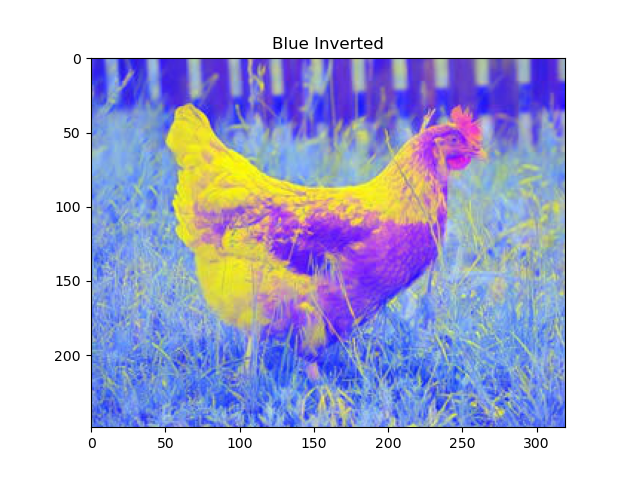
#> input picture examples/chicken_blue_inverted.png, 640 x 480 px
$ python main.py
#> lines starting #> are read from the running program, lines starting #| are printed output that depends on the picture
### image_helpers.py
import copy

import numpy
import cv2
from skimage import io
import matplotlib.pyplot as plt
import matplotlib.image as mpimg


def get_image_pixels(image_url):
    """Returns a nested list of the pixels for the image located at image_url"""
    # Fetch the image
    image = io.imread(image_url)
    # Convert the Blue-Green-Red representation to Red-Green-Blue representation
    image2 = cv2.cvtColor(image, cv2.COLOR_BGR2RGB)
    # Get an array of pixels representing the image
    pixel_data = numpy.asarray(image2).tolist()
    for row in pixel_data:
        for pixel in row:
            pixel[0], pixel[2] = pixel[2], pixel[0]
    return pixel_data


def render_pixels(pixel_data, title=None):
    """Displays the image represented by pixel_data"""
    # Write the pixel_data to a local image file
    transformed_data = copy.deepcopy(pixel_data)
    for row in transformed_data:
        for pixel in row:
            pixel[0], pixel[2] = pixel[2], pixel[0]
    cv2.imwrite("rendered.jpg", numpy.array(transformed_data))
    # Display that image file
    image = mpimg.imread("rendered.jpg")
    plt.title(title)
    plt.imshow(image)
    plt.show()


### image_filters.py
import copy


def remove_red(pixel_data):
    """Sets all red channels to 0 in a list of pixels."""
    new_pixel_data = copy.deepcopy(pixel_data)
    for row in new_pixel_data:
        for pixel in row:
            pixel[0] = 0
    return new_pixel_data


def remove_green(pixel_data):
    """Sets all green channels to 0 in a list of pixels."""
    new_pixel_data = copy.deepcopy(pixel_data)
    for row in new_pixel_data:
        for pixel in row:
            pixel[1] = 0
    return new_pixel_data


def remove_blue(pixel_data):
    """Sets all blue channels to 0 in a list of pixels."""
    new_pixel_data = copy.deepcopy(pixel_data)
    for row in new_pixel_data:
        for pixel in row:
            pixel[2] = 0
    return new_pixel_data


def invert_red(pixel_data):
    """ Inverts the red channel in a list of pixels."""
    new_pixel_data = copy.deepcopy(pixel_data)
    for row in new_pixel_data:
        for pixel in row:
            pixel[0] = 255 - pixel[0]
    return new_pixel_data


def invert_green(pixel_data):
    """ Inverts the green channel in a list of pixels."""
    new_pixel_data = copy.deepcopy(pixel_data)
    for row in new_pixel_data:
        for pixel in row:
            pixel[1] = 255 - pixel[1]
    return new_pixel_data


def invert_blue(pixel_data):
    """ Inverts the blue channel in a list of pixels."""
    new_pixel_data = copy.deepcopy(pixel_data)
    for row in new_pixel_data:
        for pixel in row:
            pixel[2] = 255 - pixel[2]
    return new_pixel_data


def grayscale(pixel_data):
    """ Converts all the pixels in a pixel list to grayscale."""
    new_pixel_data = copy.deepcopy(pixel_data)
    for row in new_pixel_data:
        for pixel in row:
            sum_pixel = pixel[0] + pixel[1] + pixel[2]
            pixel[0] = round(sum_pixel / 3)
            pixel[1] = round(sum_pixel / 3)
            pixel[2] = round(sum_pixel / 3)
    return new_pixel_data


def flip_horizontal(pixel_data):
    """ Flips the pixels in the list so that the left-most become the right-most."""
    new_pixel_data = copy.deepcopy(pixel_data)
    for row in new_pixel_data:
        row.reverse()
    return new_pixel_data


def flip_vertical(pixel_data):
    """ Flips the pixels in the list so that the top-most become the bottom-most."""
    new_pixel_data = copy.deepcopy(pixel_data)
    new_pixel_data.reverse()
    return new_pixel_data

### main.py
import json
from image_helpers import get_image_pixels, render_pixels
from image_filters import remove_red, remove_green, remove_blue, invert_red, invert_green, invert_blue, grayscale, flip_horizontal, flip_vertical


def main():
    # Read the configuration file
    with open('config.json') as f:
#> (reads config.json from the repository)
        config = json.load(f)

    # Prompt the user for a new URL
    url = input('Enter the URL of the image to process: ')
#> the answer given: examples/chicken_blue_inverted.png

    # Update the URL value in the configuration file
    config['image']['url'] = url

    # Write the updated configuration file back to disk
    with open('config.json', 'w') as f:
        json.dump(config, f)

    # Use the functions above to fetch pixel data and render the original data
    pixel_data = get_image_pixels(url)
#> in get_image_pixels, image is the input picture: shape (480, 640, 4); mean R, G, B, A 185.9, 187.8, 218.9, 255
#> in get_image_pixels, `pixel_data = numpy.asarray(image2).tolist()`: pixel_data = 480 items
#> after the loop in get_image_pixels, `for row in pixel_data:`: pixel = [255, 255, 255]
#> pixel_data = 480 items
    render_pixels(pixel_data, 'Original')
#> after the loop in render_pixels, `for row in transformed_data:`: pixel = [255, 255, 255]

    # Render the color removed images
    render_pixels(remove_red(pixel_data), 'Red Removed')
#> in remove_red, `new_pixel_data = copy.deepcopy(pixel_data)`: new_pixel_data = 480 items
#> after the loop in remove_red, `for row in new_pixel_data:`: pixel = [0, 255, 255]
    render_pixels(remove_green(pixel_data), 'Green Removed')
#> in remove_green, `new_pixel_data = copy.deepcopy(pixel_data)`: new_pixel_data = 480 items
#> after the loop in remove_green, `for row in new_pixel_data:`: pixel = [255, 0, 255]
    render_pixels(remove_blue(pixel_data), 'Blue Removed')
#> in remove_blue, `new_pixel_data = copy.deepcopy(pixel_data)`: new_pixel_data = 480 items
#> after the loop in remove_blue, `for row in new_pixel_data:`: pixel = [255, 255, 0]

    # Render the inverted color images
    render_pixels(invert_red(pixel_data), 'Red Inverted')
#> in invert_red, `new_pixel_data = copy.deepcopy(pixel_data)`: new_pixel_data = 480 items
#> after the loop in invert_red, `for row in new_pixel_data:`: pixel = [0, 255, 255]
#> after the loop in render_pixels (call 5), `for row in transformed_data:`: pixel = [255, 255, 0]
#> in render_pixels (call 5), `image = mpimg.imread("rendered.jpg")`:
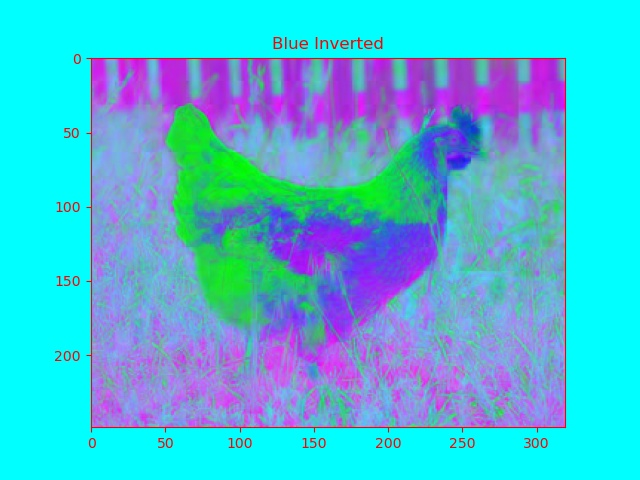
#> image: shape (480, 640, 3); mean R, G, B 69.2, 187.8, 218.8
    render_pixels(invert_green(pixel_data), 'Green Inverted')
#> in invert_green, `new_pixel_data = copy.deepcopy(pixel_data)`: new_pixel_data = 480 items
#> after the loop in invert_green, `for row in new_pixel_data:`: pixel = [255, 0, 255]
#> in render_pixels (call 6), `image = mpimg.imread("rendered.jpg")`:
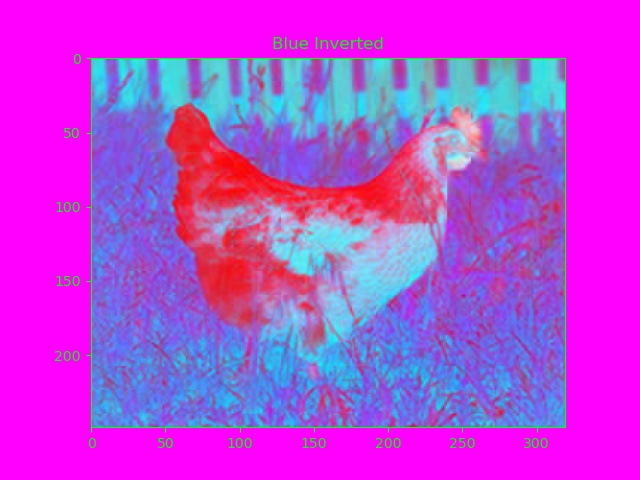
#> image: shape (480, 640, 3); mean R, G, B 185.9, 67.2, 218.4
    render_pixels(invert_blue(pixel_data), 'Blue Inverted')
#> in invert_blue, `new_pixel_data = copy.deepcopy(pixel_data)`: new_pixel_data = 480 items
#> after the loop in invert_blue, `for row in new_pixel_data:`: pixel = [255, 255, 0]
#> after the loop in render_pixels (call 7), `for row in transformed_data:`: pixel = [0, 255, 255]
#> in render_pixels (call 7), `image = mpimg.imread("rendered.jpg")`:
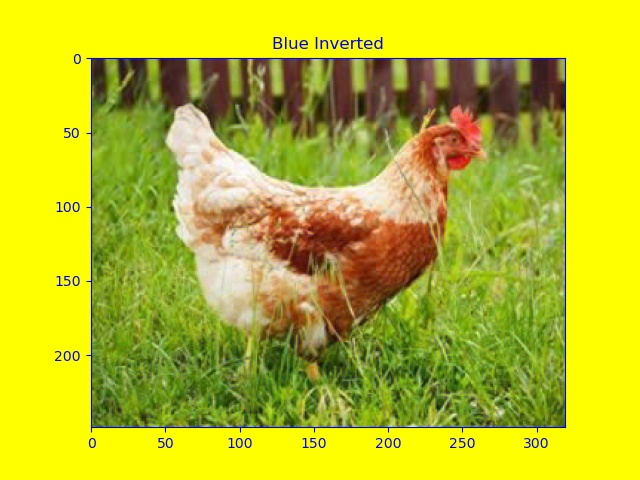
#> image: shape (480, 640, 3); mean R, G, B 185.9, 187.8, 36.2

    # Render the total inversion image
    render_pixels(invert_blue(invert_green(invert_red(pixel_data))), 'Total Inversion')

    # Render the grayscale image
    render_pixels(grayscale(pixel_data), 'Grayscale')
#> in grayscale, `new_pixel_data = copy.deepcopy(pixel_data)`: new_pixel_data = 480 items
#> after the loop in grayscale, `for row in new_pixel_data:`: pixel = [255, 255, 255]
#> in render_pixels (call 9), `cv2.imwrite("rendered.jpg", numpy.array(transformed_data))`:
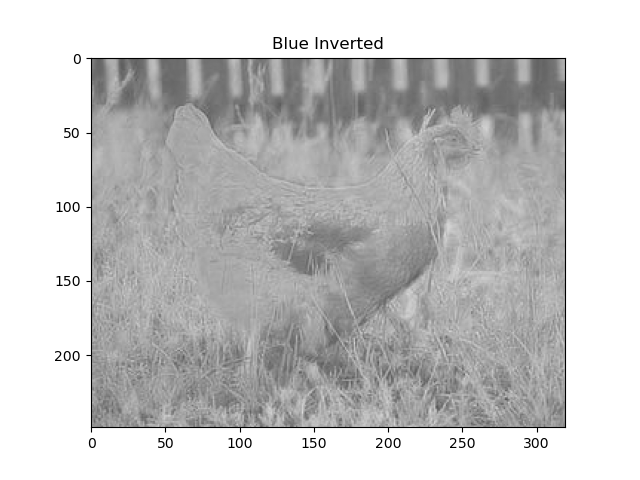
#> saved as rendered.jpg: shape (480, 640, 3); min 0, max 255, mean 197.5

    # Render the horizontal flip image
    render_pixels(flip_horizontal(pixel_data), 'Horizontal Flip')
#> in flip_horizontal, `new_pixel_data = copy.deepcopy(pixel_data)`: new_pixel_data = 480 items
#> in render_pixels (call 10), `cv2.imwrite("rendered.jpg", numpy.array(transformed_data))`:
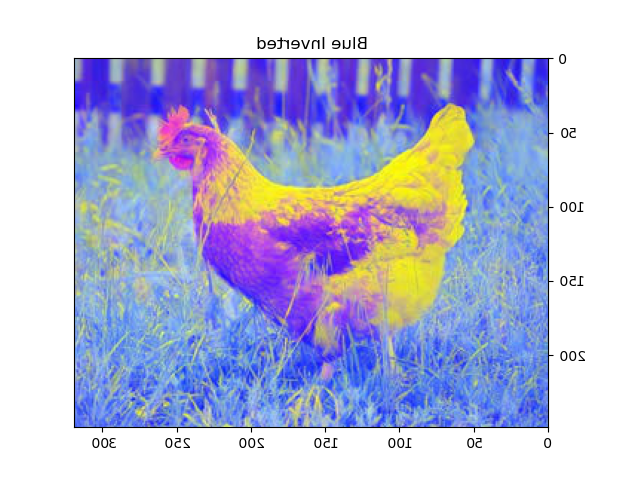
#> saved as rendered.jpg: shape (480, 640, 3); mean B, G, R 218.9, 187.8, 185.9

    # Render the vertical flip image
    render_pixels(flip_vertical(pixel_data), 'Vertical Flip')
#> in render_pixels (call 11), `cv2.imwrite("rendered.jpg", numpy.array(transformed_data))`:
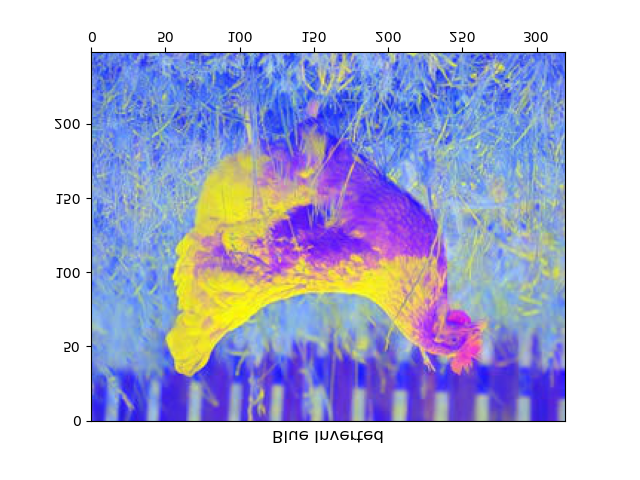
#> saved as rendered.jpg: shape (480, 640, 3); mean B, G, R 218.9, 187.8, 185.9

    # Render the horizontal and vertical flip image
    render_pixels(flip_vertical(flip_horizontal(pixel_data)), 'Horizontal and Vertical Flip')
#> in render_pixels (call 12), `cv2.imwrite("rendered.jpg", numpy.array(transformed_data))`:
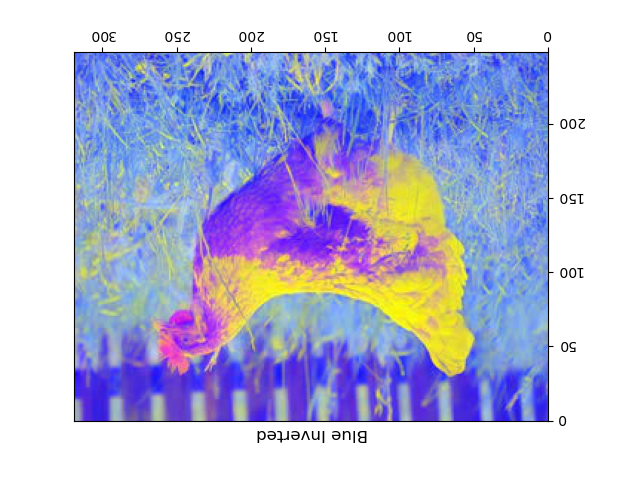
#> saved as rendered.jpg: shape (480, 640, 3); mean B, G, R 218.9, 187.8, 185.9


if __name__ == '__main__':
    main()
